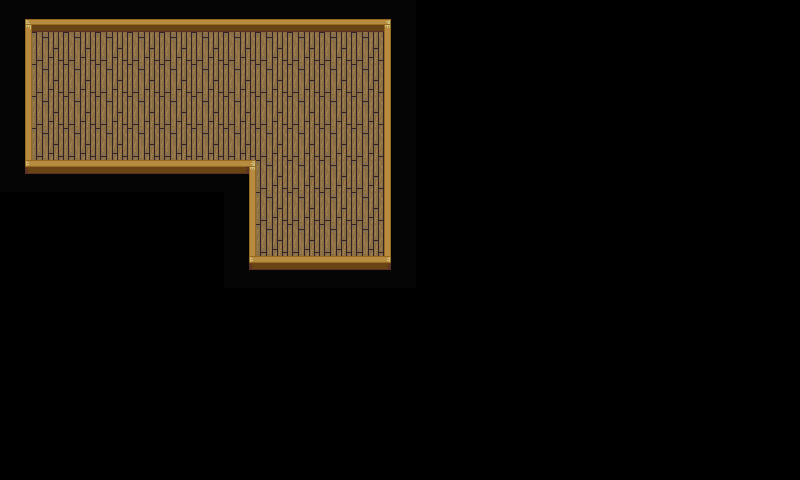

A 2D game scene composited from a Tiled map and its tileset images. What follows is a short description and the map's XML, with every tile layer's data as written:
An orthogonal 25x15 tile map with 32x32 px tiles, 1 tile layer (Tile Layer 1).

<map version="1.2" tiledversion="1.2.4" orientation="orthogonal" renderorder="right-down" width="25" height="15" tilewidth="32" tileheight="32" infinite="0" nextlayerid="5" nextobjectid="1">
 <tileset firstgid="1" source="interior.tsx" />
 <layer id="1" name="Tile Layer 1" width="25" height="15">
  <data encoding="csv">
34,36,36,36,36,36,36,36,36,36,36,36,33,0,0,0,0,0,0,0,0,0,0,0,0,
21,49,49,49,49,49,49,49,49,49,49,49,19,0,0,0,0,0,0,0,0,0,0,0,0,
21,49,49,49,49,49,49,49,49,49,49,49,19,0,0,0,0,0,0,0,0,0,0,0,0,
21,49,49,49,49,49,49,49,49,49,49,49,19,0,0,0,0,0,0,0,0,0,0,0,0,
21,49,49,49,49,49,49,49,49,49,49,49,19,0,0,0,0,0,0,0,0,0,0,0,0,
18,4,4,4,4,4,4,5,49,49,49,49,19,0,0,0,0,0,0,0,0,0,0,0,0,
0,0,0,0,0,0,0,21,49,49,49,49,19,0,0,0,0,0,0,0,0,0,0,0,0,
0,0,0,0,0,0,0,21,49,49,49,49,19,0,0,0,0,0,0,0,0,0,0,0,0,
0,0,0,0,0,0,0,18,4,4,4,4,17,0,0,0,0,0,0,0,0,0,0,0,0,
0,0,0,0,0,0,0,0,0,0,0,0,0,0,0,0,0,0,0,0,0,0,0,0,0,
0,0,0,0,0,0,0,0,0,0,0,0,0,0,0,0,0,0,0,0,0,0,0,0,0,
0,0,0,0,0,0,0,0,0,0,0,0,0,0,0,0,0,0,0,0,0,0,0,0,0,
0,0,0,0,0,0,0,0,0,0,0,0,0,0,0,0,0,0,0,0,0,0,0,0,0,
0,0,0,0,0,0,0,0,0,0,0,0,0,0,0,0,0,0,0,0,0,0,0,0,0,
0,0,0,0,0,0,0,0,0,0,0,0,0,0,0,0,0,0,0,0,0,0,0,0,0
</data>
 </layer>
</map>
